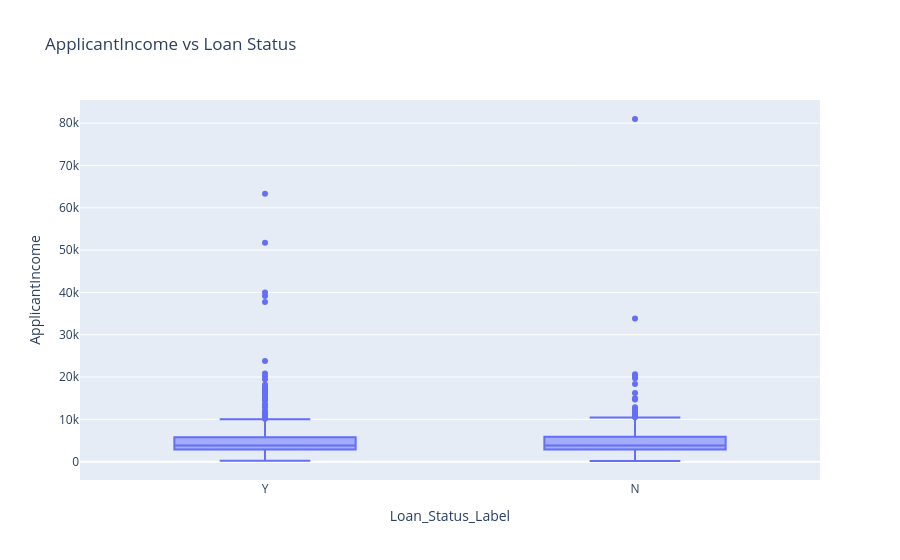
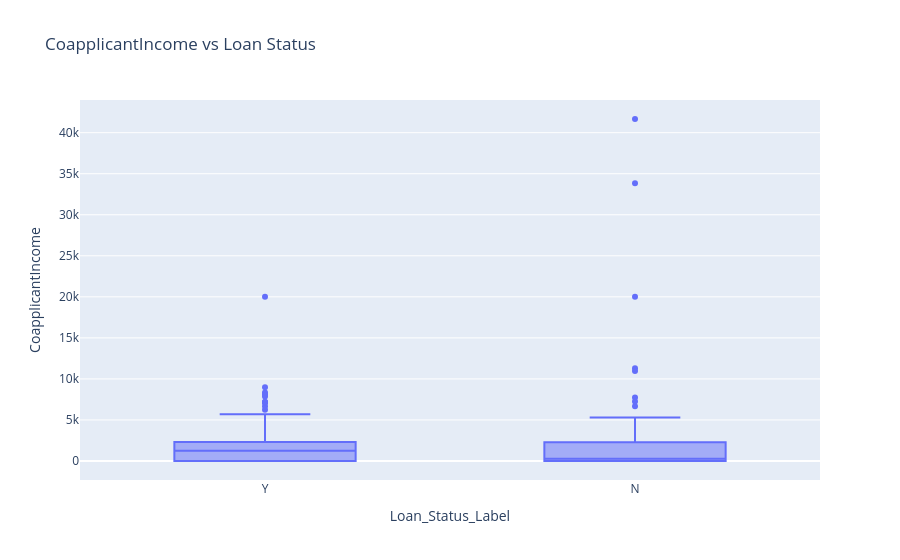
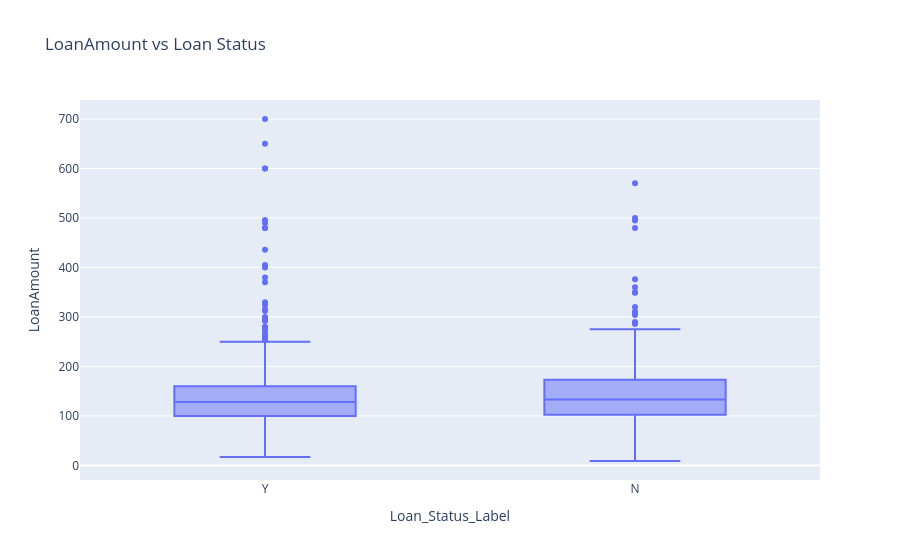
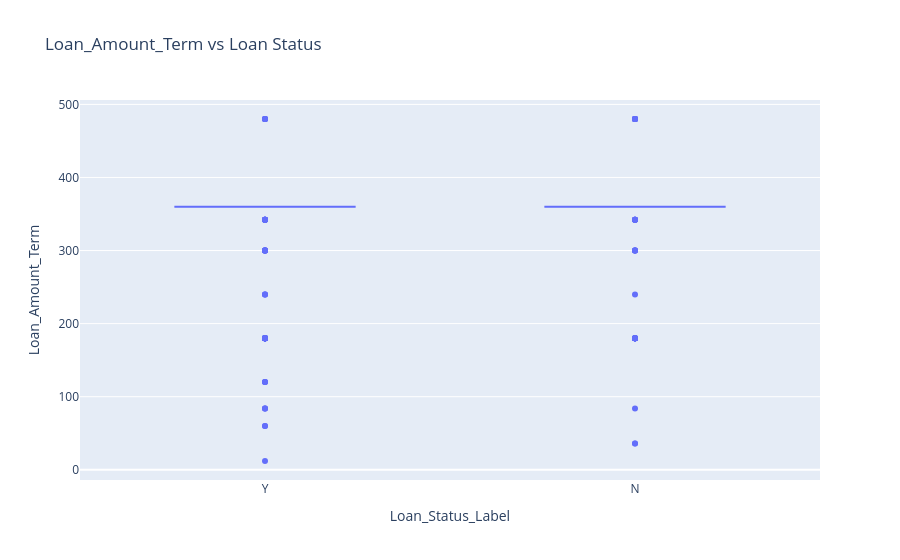

These figures' notebook cell, in order:
### Markdown cell above
## EDA: Numerical Features vs Loan Status
Box plots compare numerical features for approved and rejected loans.

### Code cell
numerical_columns = df.select_dtypes(include=np.number).columns

# Show distribution of values for numerical columns for classification target separately
for column in numerical_columns:
    if column != classification_target:
        fig = px.box(df, x="Loan_Status_Label", y=column, title=f"{column} vs Loan Status")
        fig.show()

### Figure 1 — Plotly figure (JSON) as saved in the notebook; plotly's stock layout.template omitted (floating-point values rounded to 4 significant figures; data arrays with more than 128 entries replaced by an {"elided": "..."} marker saying what was removed)
{"data": [{"alignmentgroup": "True", "hovertemplate": "Loan_Status_Label=%{x}<br>ApplicantIncome=%{y}<extra></extra>", "legendgroup": "", "marker": {"color": "#636efa"}, "name": "", "notched": false, "offsetgroup": "", "orientation": "v", "showlegend": false, "type": "box", "x": {"elided": "614 str values"}, "x0": " ", "xaxis": "x", "y": {"elided": "614 int values"}, "y0": " ", "yaxis": "y"}], "layout": {"boxmode": "group", "legend": {"tracegroupgap": 0}, "title": {"text": "ApplicantIncome vs Loan Status"}, "xaxis": {"anchor": "y", "domain": [0, 1], "title": {"text": "Loan_Status_Label"}}, "yaxis": {"anchor": "x", "domain": [0, 1], "title": {"text": "ApplicantIncome"}}}}

### Figure 2 — Plotly figure (JSON) as saved in the notebook; plotly's stock layout.template omitted (floating-point values rounded to 4 significant figures; data arrays with more than 128 entries replaced by an {"elided": "..."} marker saying what was removed)
{"data": [{"alignmentgroup": "True", "hovertemplate": "Loan_Status_Label=%{x}<br>CoapplicantIncome=%{y}<extra></extra>", "legendgroup": "", "marker": {"color": "#636efa"}, "name": "", "notched": false, "offsetgroup": "", "orientation": "v", "showlegend": false, "type": "box", "x": {"elided": "614 str values"}, "x0": " ", "xaxis": "x", "y": {"elided": "614 float values"}, "y0": " ", "yaxis": "y"}], "layout": {"boxmode": "group", "legend": {"tracegroupgap": 0}, "title": {"text": "CoapplicantIncome vs Loan Status"}, "xaxis": {"anchor": "y", "domain": [0, 1], "title": {"text": "Loan_Status_Label"}}, "yaxis": {"anchor": "x", "domain": [0, 1], "title": {"text": "CoapplicantIncome"}}}}

### Figure 3 — Plotly figure (JSON) as saved in the notebook; plotly's stock layout.template omitted (floating-point values rounded to 4 significant figures; data arrays with more than 128 entries replaced by an {"elided": "..."} marker saying what was removed)
{"data": [{"alignmentgroup": "True", "hovertemplate": "Loan_Status_Label=%{x}<br>LoanAmount=%{y}<extra></extra>", "legendgroup": "", "marker": {"color": "#636efa"}, "name": "", "notched": false, "offsetgroup": "", "orientation": "v", "showlegend": false, "type": "box", "x": {"elided": "614 str values"}, "x0": " ", "xaxis": "x", "y": {"elided": "614 float values"}, "y0": " ", "yaxis": "y"}], "layout": {"boxmode": "group", "legend": {"tracegroupgap": 0}, "title": {"text": "LoanAmount vs Loan Status"}, "xaxis": {"anchor": "y", "domain": [0, 1], "title": {"text": "Loan_Status_Label"}}, "yaxis": {"anchor": "x", "domain": [0, 1], "title": {"text": "LoanAmount"}}}}

### Figure 4 — Plotly figure (JSON) as saved in the notebook; plotly's stock layout.template omitted (floating-point values rounded to 4 significant figures; data arrays with more than 128 entries replaced by an {"elided": "..."} marker saying what was removed)
{"data": [{"alignmentgroup": "True", "hovertemplate": "Loan_Status_Label=%{x}<br>Loan_Amount_Term=%{y}<extra></extra>", "legendgroup": "", "marker": {"color": "#636efa"}, "name": "", "notched": false, "offsetgroup": "", "orientation": "v", "showlegend": false, "type": "box", "x": {"elided": "614 str values"}, "x0": " ", "xaxis": "x", "y": {"elided": "614 float values"}, "y0": " ", "yaxis": "y"}], "layout": {"boxmode": "group", "legend": {"tracegroupgap": 0}, "title": {"text": "Loan_Amount_Term vs Loan Status"}, "xaxis": {"anchor": "y", "domain": [0, 1], "title": {"text": "Loan_Status_Label"}}, "yaxis": {"anchor": "x", "domain": [0, 1], "title": {"text": "Loan_Amount_Term"}}}}
